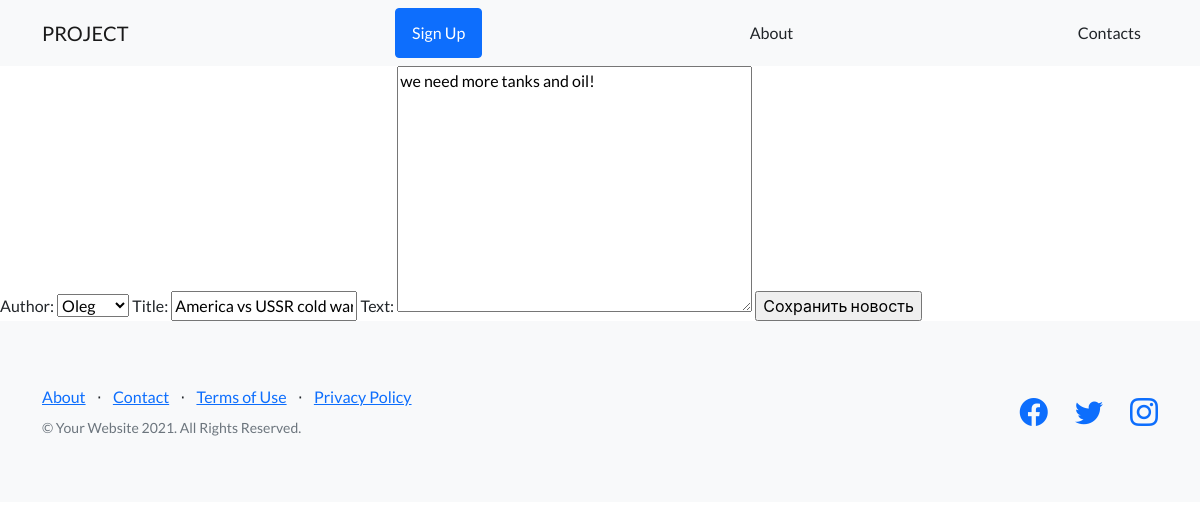
The app's page /news/2/edit/ with its own data.
### news/models.py (models this page shows, shortened)
class Post(models.Model):
    author = models.ForeignKey(Author, on_delete=models.CASCADE)
    NEWS = 'NW'
    ARTICLE = 'AR'
    CATEGORY_CHOISES = (
        (NEWS, 'новость'),
        (ARTICLE, 'статья'),
    )
    categoryType = models.CharField(max_length=2, choices=CATEGORY_CHOISES, default=ARTICLE)
    dateCreation = DateTimeField(auto_now_add=True)
    postCategory = models.ManyToManyField(Category, through='postCategory')
    title = models.CharField(max_length=128)
    text = models.TextField()
    rating = models.SmallIntegerField(default=0)

### news/views.py (the view)
# urls.py: path('<int:pk>/edit/', EditPost.as_view()),
class EditPost(UpdateView):
    model = Post
    template_name = 'edit.html'
    form_class = PostForm
    context_object_name = 'news'
    success_url = '/news/'
    def get_object(self, **kwargs):
        id = self.kwargs.get('pk')
        return Post.objects.get(pk=id)

### news/forms.py
class PostForm(ModelForm):
    class Meta:
        model = Post
        fields = ['author', 'title', 'text']

### news/models.py (called while the page is built)
    def __str__(self):
        return str(self.authorUser)

### templates/edit.html (shortened to what this page needs)
{% extends 'flatpages/default.html' %}
{% block content %}
<form method="POST">
    {{ form }}
    <input type="submit" value="Сохранить новость">
</form>
{% endblock content %}

### records on screen
Post: author "Oleg", title "America vs USSR cold war", text "we need more tanks and oil!"
